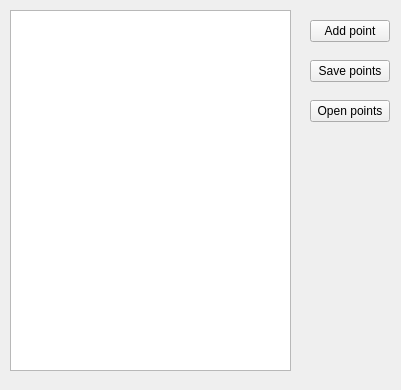
<?xml version="1.0" encoding="UTF-8"?>
<ui version="4.0">
 <class>Waypoints</class>
 <widget class="QWidget" name="Waypoints">
  <property name="geometry">
   <rect>
    <x>0</x>
    <y>0</y>
    <width>401</width>
    <height>390</height>
   </rect>
  </property>
  <property name="windowTitle">
   <string>Form</string>
  </property>
  <widget class="QPushButton" name="pointAdd">
   <property name="geometry">
    <rect>
     <x>310</x>
     <y>20</y>
     <width>80</width>
     <height>22</height>
    </rect>
   </property>
   <property name="text">
    <string>Add point</string>
   </property>
  </widget>
  <widget class="QPushButton" name="savePoints">
   <property name="geometry">
    <rect>
     <x>310</x>
     <y>60</y>
     <width>80</width>
     <height>22</height>
    </rect>
   </property>
   <property name="text">
    <string>Save points</string>
   </property>
  </widget>
  <widget class="QPushButton" name="openPoints">
   <property name="geometry">
    <rect>
     <x>310</x>
     <y>100</y>
     <width>80</width>
     <height>22</height>
    </rect>
   </property>
   <property name="text">
    <string>Open points</string>
   </property>
  </widget>
  <widget class="QListWidget" name="pointsList">
   <property name="geometry">
    <rect>
     <x>10</x>
     <y>10</y>
     <width>281</width>
     <height>361</height>
    </rect>
   </property>
  </widget>
 </widget>
 <resources/>
 <connections/>
</ui>
